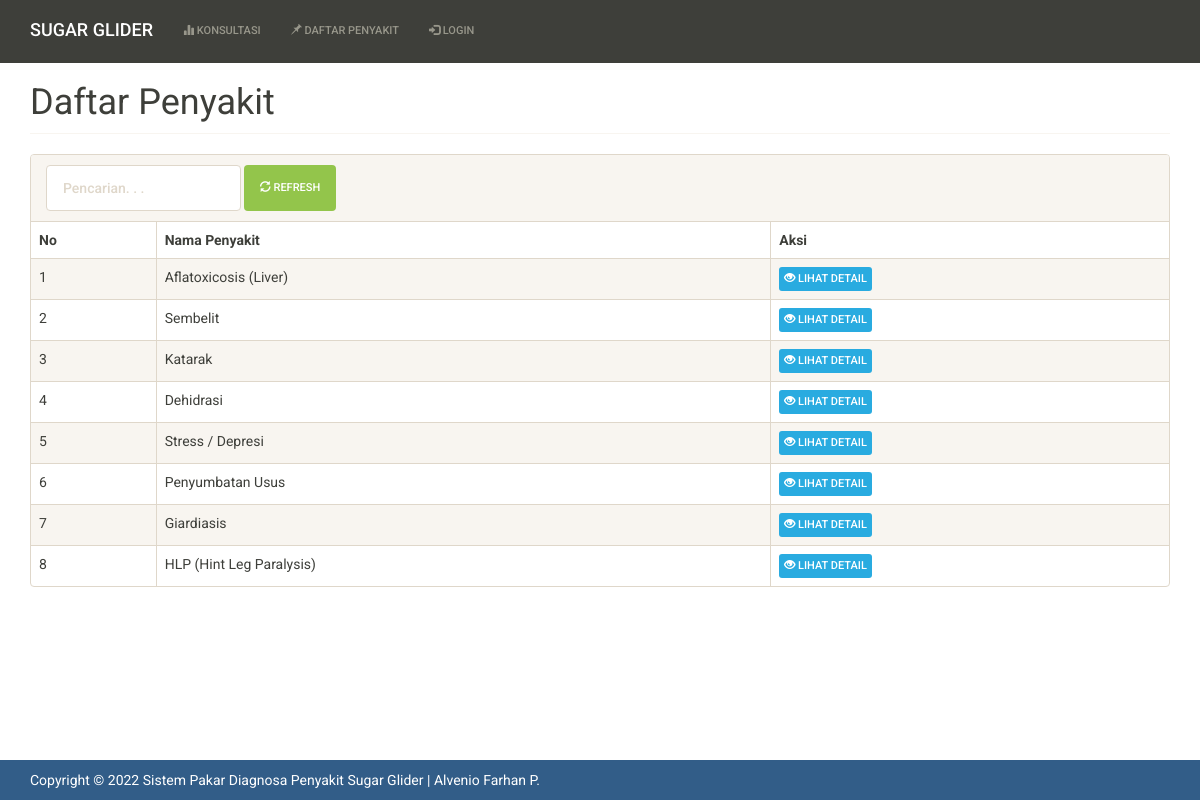
Screenshot of /?m=penyakit with the database file from the repository.
### tables this page shows
CREATE TABLE `tb_diagnosa` (
  `kode_diagnosa` varchar(16) NOT NULL,
  `nama_diagnosa` varchar(255) DEFAULT NULL,
  `detail` text DEFAULT NULL,
  `solusi` text DEFAULT NULL
);

### config.php (called while the page is built)
<?php
$config["server"] = 'localhost';
$config["username"] = 'root';
$config["password"] = '';
$config["database_name"] = 'sugarglider';

### functions.php (called while the page is built, shortened)
<?php
include 'config.php';
include 'includes/db.php';
$db = new DB($config['server'], $config['username'], $config['password'], $config['database_name']);
function esc_field($str)
{
    return addslashes($str);
}

### includes/db.php (called while the page is built, shortened)
<?php
class DB{
    var $conn = null;
    public function __construct($host, $username, $passwd, $dbname){
        $this->conn = mysqli_connect($host, $username, $passwd, $dbname);
    }
    public function query($sql){
        $query = mysqli_query($this->conn, $sql) or die('<pre>Error mysqli_query: ' . mysqli_error($this->conn) . '<br />' . $sql . '</pre>');
        return $query;
    }
    public function get_results($sql){
        $query = $this->query($sql);
        $arr = array();
        while($row = mysqli_fetch_object($query)){
            $arr[] = $row;
        }
        return $arr;
    }
}

### penyakit.php (the view, shortened to what this page needs)
<div class="page-header">
    <h1>Daftar Penyakit</h1>
</div>
<div class="panel panel-default">
    <div class="panel-heading">
        <form class="form-inline">
            <div class="form-group">
                <input class="form-control" type="text" placeholder="Pencarian. . ." name="q" value="<?=$_GET['q']?>" />
            </div>
            <div class="form-group">
                <button class="btn btn-success"><span class="glyphicon glyphicon-refresh"></span> Refresh</button>
            </div>
        </form>
    </div>
    <div class="table-responsive">
        <table class="table table-bordered table-hover table-striped">
            <thead>
                <tr class="nw">
                    <th>No</th>
                    <th>Nama Penyakit</th>
                    <th>Aksi</th>
                </tr>
            </thead>
            <?php
            $q = esc_field($_GET['q']);
            $rows = $db->get_results("SELECT * FROM tb_diagnosa
                WHERE kode_diagnosa LIKE '%$q%' OR nama_diagnosa LIKE '%$q%' OR detail LIKE '%$q%'
                ORDER BY kode_diagnosa LIMIT 8");
            $no=0;
            foreach($rows as $row):?>
            <tr>
                <td><?=++$no ?></td>
                <td><?=$row->nama_diagnosa?></td>
                <td class="nw">
                    <a class="btn btn-xs btn-info" href="?m=penyakit_detail&ID=<?=$row->kode_diagnosa?>"><span class="glyphicon glyphicon-eye-open"></span> Lihat Detail</a>
                </td>
            </tr>
            <?php endforeach;?>
        </table>
    </div>
</div>

### assets/css/general.css (style rules this page uses)
html { position: relative; min-height: 100%; }
body { margin-bottom: 70px; }
.nw { white-space: nowrap; }
.page-header { margin-top: 0; padding-bottom: 0; }
.page-header h1 { margin-top: 0; }

### rows the page displays
tb_diagnosa: nama_diagnosa "Aflatoxicosis (Liver)"
tb_diagnosa: nama_diagnosa "Sembelit"
tb_diagnosa: nama_diagnosa "Katarak"
tb_diagnosa: nama_diagnosa "Dehidrasi"
tb_diagnosa: nama_diagnosa "Stress / Depresi"
tb_diagnosa: nama_diagnosa "Penyumbatan Usus"
tb_diagnosa: nama_diagnosa "Giardiasis"
tb_diagnosa: nama_diagnosa "HLP (Hint Leg Paralysis)"
